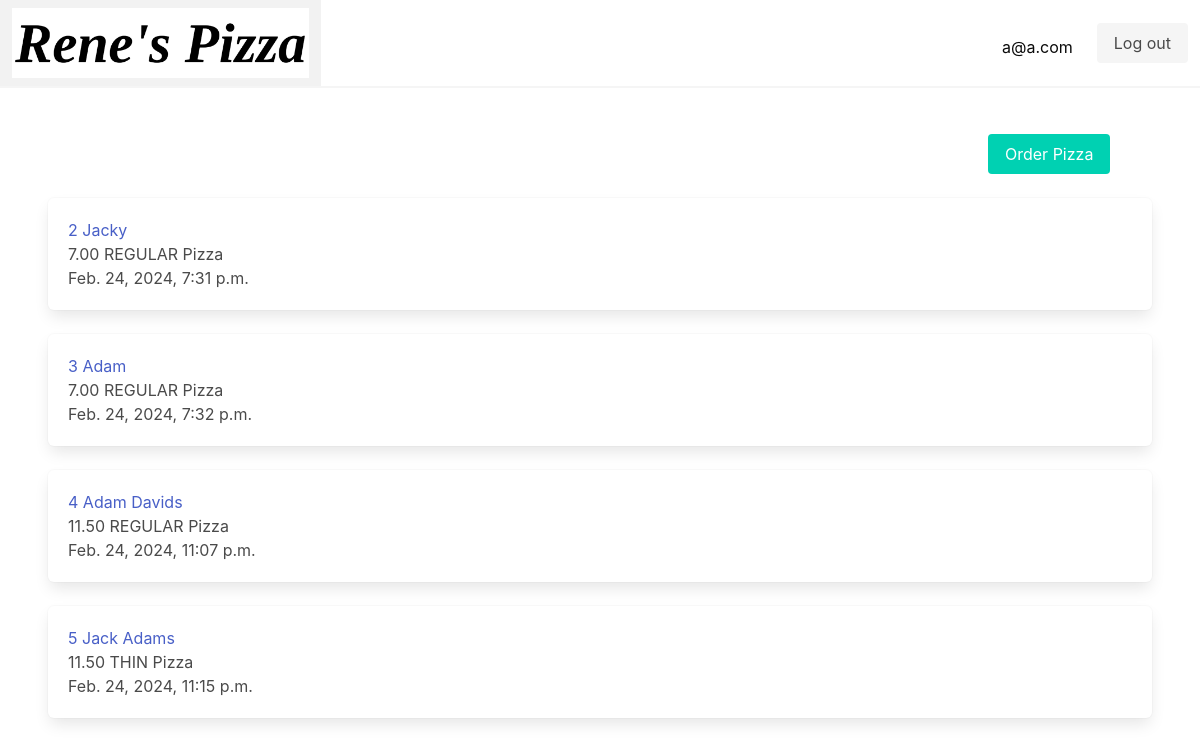
The page /index/ (signed in) on the database its author committed.
### pizza/models.py (models this page shows, shortened)
class User(AbstractUser):
    id = models.AutoField(primary_key=True)
    email = models.EmailField('Email', unique=True)
    USERNAME_FIELD = 'email'
    REQUIRED_FIELDS = []
    objects = UserManager()

class Order(models.Model):
    id = models.AutoField(primary_key=True)
    name = models.CharField(max_length=100)
    pizza = models.ForeignKey(Pizza,null=True, on_delete=models.CASCADE)
    address = models.TextField(max_length=150,default="Dublin")
    card_number = models.PositiveBigIntegerField(default=0000000000000000, validators=[validate_length])
    expiry = models.ForeignKey(CardExpiry, on_delete=models.CASCADE)
    cvv = models.IntegerField(default=000, validators=[validate_cvv])
    user = models.ForeignKey(User, on_delete=models.CASCADE, default=1)
    date_ordered = models.DateTimeField(auto_now_add=True)

class Pizza(models.Model):
   id = models.AutoField(primary_key=True)
   pepperoni = models.BooleanField( verbose_name=('Pepperoni'), default=False)
   chicken = models.BooleanField(verbose_name=('Chicken'), default=False,)
   ham = models.BooleanField(verbose_name=('Ham'), default=False)
   pineapple = models.BooleanField(verbose_name=('Pineapple'), default=False)
   peppers = models.BooleanField(verbose_name=('Peppers'), default=False)
   mushrooms = models.BooleanField(verbose_name=('Mushrooms'), default=False)
   onions = models.BooleanField(verbose_name=('Onions'), default=False)
   crust = models.CharField(max_length=50, choices=Crust, default='REGULAR')
   sauce = models.ForeignKey(Sauce, null=True ,on_delete = models.CASCADE)
   cheese = models.ForeignKey(Cheese, null=True ,on_delete = models.CASCADE)
   size = models.ForeignKey(Size,null=True ,on_delete = models.CASCADE)
   def __str__(self) -> str:
        return f"{self.size} {self.crust} Pizza"

class Size(models.Model):
    id = models.AutoField(primary_key=True)
    size = models.DecimalField(max_digits=4, decimal_places=2, default=7)
    def __str__(self) -> str:
        return str(self.size)

### pizza/views.py (the view)
# urls.py: path('index/', index, name='index'),
@login_required
def index(request):
    current_user = request.user
    user_id = current_user.id
    orders = Order.objects.filter(user=current_user)
    return render(request, 'index.html', {'orders':orders})

### pizza/templates/index.html (shortened to what this page needs)
{% extends 'base.html' %}
{%  block content %}
<section class="section">
  <div class="columns is-mobile">
    <div class="column is-2 is-offset-10">
        <a href="{% url 'create_pizza' %}"><button class="button is-primary">Order Pizza</button></a>
    </div>
</div>
<div class="list">
    {% for i in orders %}
    <div class="list-item box">
        <div class="list-item-content">
          <div class="list-item-title"><a href="{% url 'previous_order' i.id %}">{{ i.id}}  {{ i.name}}</a> </div>
          <div class="list-item-description">{{ i.pizza }}</div>
          <div class="list-item-description">{{ i.date_ordered }}</div>
        </div>
      </div>
    {% endfor %}
  </div>
</section>
{%  endblock %}

### pizza/templates/base.html (shortened to what this page needs)
{% load static %}
<html>
	<head>
        <link rel="stylesheet" href="https://cdn.jsdelivr.net/npm/bulma@0.9.4/css/bulma.min.css">
	</head>
	<body>
		<nav class="navbar has-shadow is-white">
			<div class="navbar-brand">
				<a class="navbar-item" href="{% if user.is_authenticated %}{% url 'index' %}{% else %}{% url 'welcome' %}{% endif %}">
					<img src="{% static 'pizza_logo.png' %}"  style="max-height: 70px;">
				  </a>
			</div>
			<div class="navbar-menu" id="navMenu">
				<div class="navbar-end">
					<div class="navbar-item">
						<div class="buttons">
							{% if user.is_authenticated %}
							<div class="mr-5"><span class="is-size-6 is-black">{{ user.email }}</span></div>
							<a href="{% url 'logout' %}" class="button is-light">
								Log out
							</a>
						{% endif %}
						</div>
					  </div>
				</div>
			</div>
		</nav>
		{% block content %}
    {% endblock %}
	</body>
</html>

### rows shown on the page
User: email "a@a.com"
Order: id "2", name "Jacky", pizza "7.00 REGULAR Pizza", date_ordered "Feb. 24, 2024, 7:31 p.m."
Order: id "3", name "Adam", pizza "7.00 REGULAR Pizza", date_ordered "Feb. 24, 2024, 7:32 p.m."
Order: id "4", name "Adam Davids", pizza "11.50 REGULAR Pizza", date_ordered "Feb. 24, 2024, 11:07 p.m."
Order: id "5", name "Jack Adams", pizza "11.50 THIN Pizza", date_ordered "Feb. 24, 2024, 11:15 p.m."
